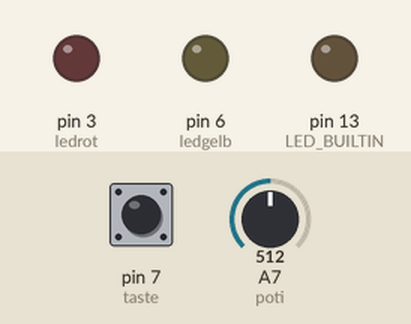
The sketch below on a simulated Arduino Nano, built with avr-gcc and run on an emulated ATmega328P. On the bench: output pins drawn as LEDs (lit = HIGH). The test bench sets the inputs (shaded band); at power-on: pin 7 (taste) LOW, A7 (poti) = 512.

Above: at 1.2 s.
1.3 s: pin 7 (taste) pulled HIGH for 0.15 s
At 2.6 s:
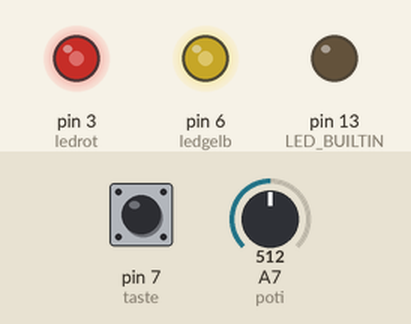
2.9 s: A7 (poti) set to 716
At 3.4 s:
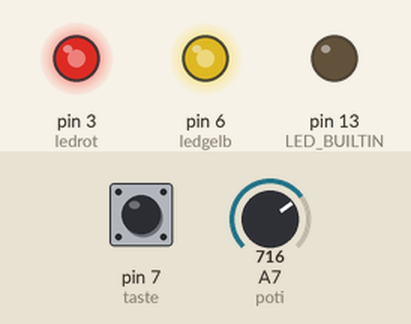
4.4 s: A7 (poti) set to 900
At 5.6 s:
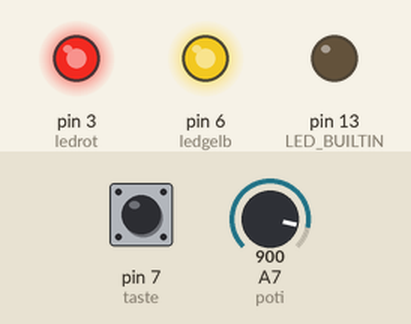
5.9 s: pin 7 (taste) pulled HIGH for 1 s
At 6.7 s:
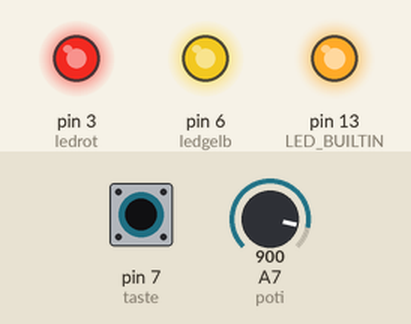
Timing chart, 0 to 8.9 s (numbered marks = the images above; inputs shaded):
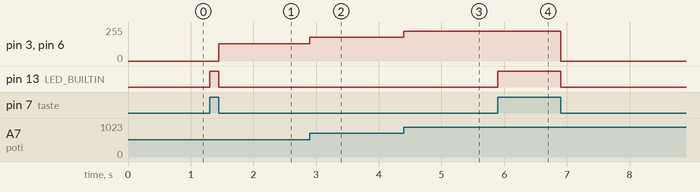

The sketch:

18pwm.ino
```cpp
//18pwm
//Franzis Adventskalender für Arduino

int ledrot = 3;
int ledgelb = 6;
int taste = 7;
int poti = A7;
bool r = false;

void setup() {
  pinMode(LED_BUILTIN, OUTPUT);
  pinMode(ledrot, OUTPUT);
  pinMode(ledgelb, OUTPUT);
  pinMode(taste, INPUT);
}

void loop() {
  if(digitalRead(taste) == HIGH) {
    while(digitalRead(taste) == HIGH) {
      digitalWrite(LED_BUILTIN, HIGH);
    }
    digitalWrite(LED_BUILTIN, LOW);
    r = !r;
  }
  if(r) {
    analogWrite(ledrot, analogRead(poti) / 4);
    analogWrite(ledgelb, analogRead(poti) / 4);
  }
  else {
    digitalWrite(ledrot, LOW);
    digitalWrite(ledgelb, LOW);
  }
}
```

Measured:
- after the input at 1.3 s, pin 3 (ledrot), pin 6 (ledgelb): 0/255 → 128/255 after 0.15 s; pin 13 (LED_BUILTIN): LOW → HIGH at once, → LOW 0.15 s later
- after the input at 2.9 s, pin 3 (ledrot), pin 6 (ledgelb): 128/255 → 179/255 at once
- after the input at 4.4 s, pin 3 (ledrot), pin 6 (ledgelb): 179/255 → 225/255 at once
- after the input at 5.9 s, pin 3 (ledrot), pin 6 (ledgelb): 225/255 → 0/255 after 1.0 s; pin 13 (LED_BUILTIN): LOW → HIGH at once, → LOW 1.0 s later
